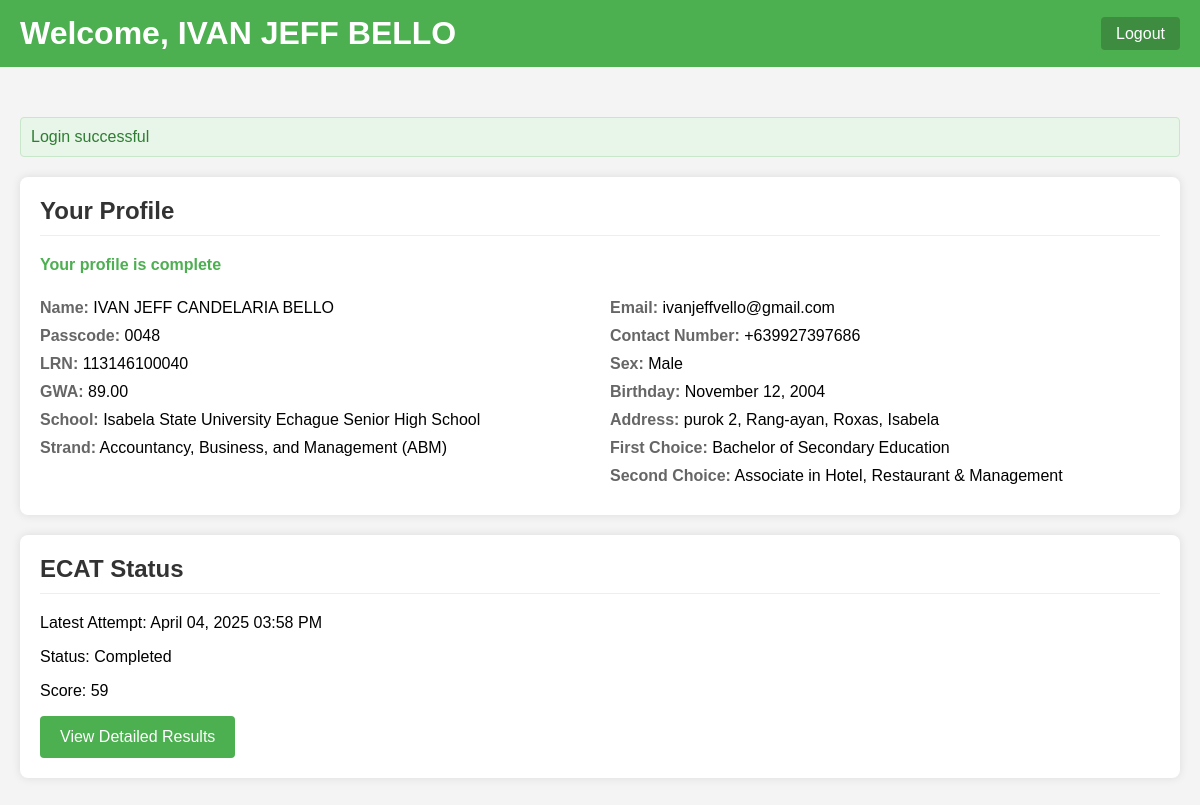
The page /student/dashboard.php (signed in) on the database its author committed.
### tables this page shows
CREATE TABLE `students` (
  `student_id` int(11) NOT NULL,
  `passcode` varchar(10) NOT NULL,
  `last_name` varchar(50) NOT NULL,
  `first_name` varchar(50) NOT NULL,
  `middle_name` varchar(50) DEFAULT NULL,
  `first_preference_id` int(11) DEFAULT NULL,
  `second_preference_id` int(11) DEFAULT NULL,
  `strand_id` int(11) DEFAULT NULL,
  `enrollment_status` enum('Freshman','Transferee','Second Course','Others') DEFAULT NULL,
  `school_id` int(11) DEFAULT NULL,
  `lrn` varchar(20) DEFAULT NULL,
  `gwa` decimal(4,2) DEFAULT NULL,
  `barangay_id` int(11) DEFAULT NULL,
  `sex` enum('Male','Female') DEFAULT NULL,
  `birthday` date DEFAULT NULL,
  `email` varchar(100) DEFAULT NULL,
  `contact_number` varchar(20) DEFAULT NULL,
  `created_at` timestamp NOT NULL DEFAULT current_timestamp(),
  `municipality_id` int(11) DEFAULT NULL,
  `province_id` int(11) DEFAULT NULL,
  `purok` varchar(255) DEFAULT NULL
);

CREATE TABLE `schools` (
  `id` int(11) NOT NULL,
  `school_id` int(11) NOT NULL,
  `school_name` varchar(255) NOT NULL,
  `address` varchar(255) NOT NULL
);

CREATE TABLE `strands` (
  `strand_id` int(11) NOT NULL,
  `name` varchar(100) NOT NULL
);

CREATE TABLE `barangays` (
  `barangay_id` int(11) NOT NULL,
  `name` varchar(100) NOT NULL,
  `municipality_id` int(11) DEFAULT NULL
);

CREATE TABLE `municipalities` (
  `municipality_id` int(11) NOT NULL,
  `name` varchar(100) NOT NULL,
  `province_id` int(11) DEFAULT NULL,
  `zip_code` varchar(10) DEFAULT NULL,
  `area_code` varchar(10) DEFAULT NULL
);

CREATE TABLE `provinces` (
  `province_id` int(11) NOT NULL,
  `name` varchar(100) NOT NULL
);

CREATE TABLE `courses` (
  `course_id` int(11) NOT NULL,
  `course_name` varchar(255) NOT NULL,
  `campus_id` int(11) DEFAULT NULL
);

CREATE TABLE `test_attempts` (
  `attempt_id` int(11) NOT NULL,
  `student_id` int(11) NOT NULL,
  `start_time` timestamp NULL DEFAULT NULL,
  `end_time` timestamp NULL DEFAULT NULL,
  `status` enum('Not Started','In Progress','Completed','Expired','Aborted') NOT NULL DEFAULT 'Not Started',
  `total_score` int(11) DEFAULT NULL,
  `created_at` timestamp NOT NULL DEFAULT current_timestamp(),
  `original_session_id` int(11) DEFAULT NULL COMMENT 'The session_id from the source lab DB',
  `source_lab_id` varchar(50) DEFAULT NULL COMMENT 'Identifier for the source lab (e.g., LAB1, SERVER_A)'
);

### config.php (called while the page is built)
<?php
return [
    'database' => [
        'host' => 'localhost',
        'port' => 3306,
        'dbname' => 'ecat',
        'charset' => 'utf8mb4'
    ],
];

### Database.php (called while the page is built)
<?php
class Database
{
    public $connection;
    public function __construct(array $config, string $username = 'root', string $password = '')
    {
        $dsn = 'mysql:' . http_build_query($config, '', ';');
        $this->connection = new PDO($dsn, $username, $password, [
            PDO::ATTR_DEFAULT_FETCH_MODE => PDO::FETCH_ASSOC,
        ]);
    }
    public function query(string $query, array $params = []): PDOStatement
    {
        $statement = $this->connection->prepare($query);
        $statement->execute($params);
        return $statement;
    }
}

### functions.php (called while the page is built, shortened)
<?php
function isProfileComplete(array $student): bool
{
    $requiredFields = [
        'first_name',
        'last_name',
        'email',
        'contact_number',
        'sex',
        'birthday',
        'lrn',
        'gwa',
        'school_id',
        'strand_id',
        'first_preference_id',
        'barangay_id',
        'municipality_id',
        'province_id'
    ];
    return true;
}

### student/dashboard.php (the view, shortened to what this page needs)
<?php
require_once __DIR__ . '/../bootstrap.php';
$studentId = $_SESSION['student_id'];
$statement = $db->query(
    "SELECT s.*,
            sc.school_name,
            str.name AS strand_name,
            c1.course_name AS first_preference,
            c2.course_name AS second_preference,
            b.name AS barangay_name,
            m.name AS municipality_name,
            p.name AS province_name
    FROM students s
    LEFT JOIN schools sc ON s.school_id = sc.id
    LEFT JOIN strands str ON s.strand_id = str.strand_id
    LEFT JOIN courses c1 ON s.first_preference_id = c1.course_id
    LEFT JOIN courses c2 ON s.second_preference_id = c2.course_id
    LEFT JOIN barangays b ON s.barangay_id = b.barangay_id
    LEFT JOIN municipalities m ON b.municipality_id = m.municipality_id
    LEFT JOIN provinces p ON m.province_id = p.province_id
    WHERE s.student_id = ?",
    [$studentId]
);
$student = $statement->fetch();
$profileComplete = isProfileComplete($student);
$attemptStatement = $db->query(
    "SELECT * FROM test_attempts WHERE student_id = ? ORDER BY created_at DESC LIMIT 1",
    [$studentId]
);
$latestAttempt = $attemptStatement->fetch();
?>
<!DOCTYPE html>
<html lang="en">
<head>
</head>
<body>
    <header>
        <h1 class="welcome">Welcome, <?= htmlspecialchars($_SESSION['student_name']) ?></h1>
        <div class="logout">
            <a href="/student/logout.php">Logout</a>
        </div>
    </header>
    <div class="container">
        <?php flashMessage(); ?>
        <div class="dashboard-card">
            <h2>Your Profile</h2>
            <?php if (!$profileComplete): ?>
                <div class="alert-box">
                    <div class="profile-status incomplete">Your profile is incomplete!</div>
                    <p>Please complete your profile before you can take the ECAT exam.</p>
                    <a href="/student/complete_profile.php" class="button alert">Complete Your Profile</a>
                </div>
            <?php else: ?>
                <div class="profile-status complete">Your profile is complete</div>
            <?php endif; ?>
            <div class="user-profile">
                <div>
                    <p><span class="label">Name:</span> <?= htmlspecialchars($student['first_name'] . ' ' . ($student['middle_name'] ? $student['middle_name'] . ' ' : '') . $student['last_name']) ?></p>
                    <p><span class="label">Passcode:</span> <?= htmlspecialchars($student['passcode']) ?></p>
                    <p><span class="label">LRN:</span> <?= htmlspecialchars($student['lrn'] ?? 'Not set') ?></p>
                    <p><span class="label">GWA:</span> <?= htmlspecialchars($student['gwa'] ?? 'Not set') ?></p>
                    <p><span class="label">School:</span> <?= htmlspecialchars($student['school_name'] ?? 'Not set') ?></p>
                    <p><span class="label">Strand:</span> <?= htmlspecialchars($student['strand_name'] ?? 'Not set') ?></p>
                </div>
                <div>
                    <p><span class="label">Email:</span> <?= htmlspecialchars($student['email'] ?? 'Not set') ?></p>
                    <p><span class="label">Contact Number:</span> <?= htmlspecialchars($student['contact_number'] ?? 'Not set') ?></p>
                    <p><span class="label">Sex:</span> <?= htmlspecialchars($student['sex'] ?? 'Not set') ?></p>
                    <p><span class="label">Birthday:</span> <?= htmlspecialchars($student['birthday'] ? date('F d, Y', strtotime($student['birthday'])) : 'Not set') ?></p>
                    <p><span class="label">Address:</span>
                        <?php if (!empty($student['purok'])): ?>
                            <?= htmlspecialchars($student['purok']) ?>,
                        <?php endif; ?>
                        <?= htmlspecialchars($student['barangay_name'] ?? 'Not set') ?>,
                        <?= htmlspecialchars($student['municipality_name'] ?? '') ?>,
                        <?= htmlspecialchars($student['province_name'] ?? '') ?>
                    </p>
                    <p><span class="label">First Choice:</span> <?= htmlspecialchars($student['first_preference'] ?? 'Not set') ?></p>
                    <p><span class="label">Second Choice:</span> <?= htmlspecialchars($student['second_preference'] ?? 'Not set') ?></p>
                </div>
            </div>
        </div>
        <div class="dashboard-card">
            <h2>ECAT Status</h2>
            <?php if (!$profileComplete): ?>
                <p>You need to complete your profile before you can take the ECAT exam.</p>
                <a href="/student/complete_profile.php" class="button alert">Complete Your Profile Now</a>
            <?php elseif ($latestAttempt): ?>
                <p><span class="label">Latest Attempt:</span> <?= htmlspecialchars(date('F d, Y h:i A', strtotime($latestAttempt['created_at']))) ?></p>
                <p><span class="label">Status:</span> <?= htmlspecialchars($latestAttempt['status']) ?></p>
                <?php if ($latestAttempt['status'] === 'Completed'): ?>
                    <p><span class="label">Score:</span> <?= htmlspecialchars($latestAttempt['total_score'] ?? 'Pending') ?></p>
                    <a href="/student/results.php" class="button">View Detailed Results</a>
                <?php elseif ($latestAttempt['status'] === 'In Progress'): ?>
                    <a href="/student/test.php" class="button">Continue Test</a>
                <?php else: ?>
                    <p>Your test has not been started yet.</p>
                    <a href="/student/test.php" class="button">Start Test</a>
                <?php endif; ?>
            <?php else: ?>
                <p>You have not taken any ECAT tests yet.</p>
                <a href="/student/test.php" class="button">Take Test</a>
            <?php endif; ?>
        </div>
    </div>
</body>
</html>

### bootstrap.php (shortened to what this page needs)
<?php
require_once __DIR__ . '/functions.php';
require_once __DIR__ . '/Database.php';
$config = require __DIR__ . '/config.php';
$db = new Database($config['database'], 'root', '');
function flashMessage(): void
{
    if (isset($_SESSION['flash'])) {
        $flash = $_SESSION['flash'];
        $type = $flash['type'];
        $message = $flash['message'];
        echo "<div class='flash-message $type'>$message</div>";
    }
}

### student/dashboard.php (style rules this page uses)
body { font-family: Arial, sans-serif; background-color: #f4f4f4; margin: 0; padding: 0; }
.container { max-width: 1200px; margin: 0 auto; padding: 20px; }
header { background-color: #4CAF50; color: white; padding: 15px 20px; display: flex; justify-content: space-between; align-items: center; margin-bottom: 30px; }
.welcome { margin: 0; }
.logout a { color: white; text-decoration: none; background-color: rgba(0, 0, 0, 0.2); padding: 8px 15px; border-radius: 4px; }
.dashboard-card { background-color: white; border-radius: 8px; box-shadow: 0 0 10px rgba(0,0,0,0.1); padding: 20px; margin-bottom: 20px; }
.dashboard-card h2 { color: #333; margin-top: 0; border-bottom: 1px solid #eee; padding-bottom: 10px; }
.user-profile { display: grid; grid-template-columns: 1fr 1fr; gap: 20px; }
.user-profile p { margin: 10px 0; }
.user-profile .label { font-weight: bold; color: #666; }
.button { background-color: #4CAF50; color: white; border: none; padding: 12px 20px; border-radius: 4px; cursor: pointer; font-size: 16px; display: inline-block; text-decoration: none; }
.flash-message { padding: 10px; border-radius: 4px; margin-bottom: 20px; }
.flash-message.success { background-color: #e8f5e9; color: #2e7d32; border: 1px solid #c8e6c9; }
.profile-status { font-weight: bold; margin-bottom: 15px; }
.profile-status.complete { color: #4CAF50; }

### rows shown on the page
students: first_name+middle_name+last_name "IVAN JEFF CANDELARIA BELLO", passcode "0048", lrn "113146100040", gwa "89.00", school.school_name "Isabela State University Echague Senior High School", strand.name "Accountancy, Business, and Management (ABM)", email "ivanjeffvello@gmail.com", contact_number "+639927397686", sex "Male", birthday "November 12, 2004", purok "purok 2", barangay.name "Rang-ayan", municipality.name "Roxas", province.name "Isabela", first_preference.course_name "Bachelor of Secondary Education", second_preference.course_name "Associate in Hotel, Restaurant & Management"
test_attempts: created_at "April 04, 2025 03:58 PM", status "Completed", total_score "59"

### other values the page prints
$_SESSION['student_name'] "IVAN JEFF BELLO"
$message "Login successful"
